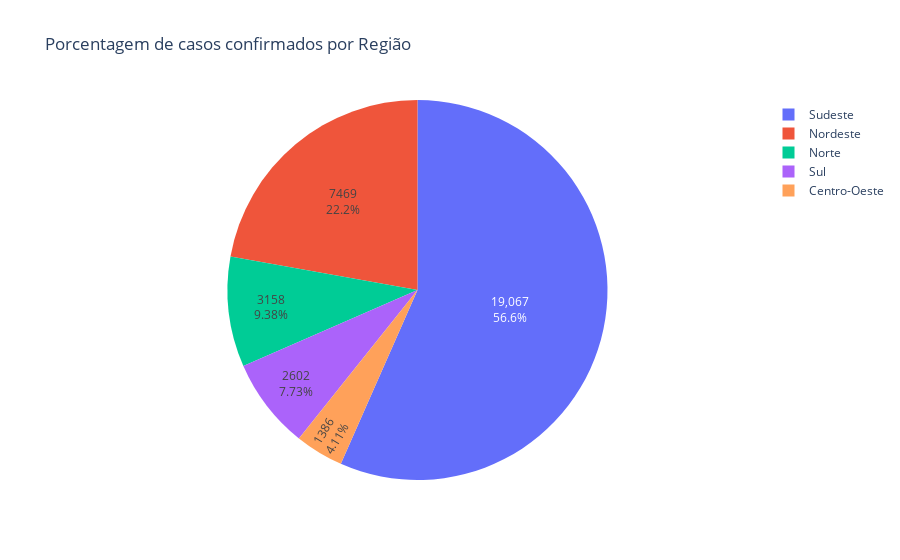

Here is the notebook cell this chart was saved with:
### Code cell
trace = go.Pie(labels = list(dados.regiao),
               values = list(dados.casosNovos),
               textinfo='percent+value'
              )

# Armazenando gráfico em uma lista:
casos = [trace]

# Criando Layout:
layout = go.Layout(title='Porcentagem de casos confirmados por Região')

# Criando figura que será exibida:
fig3 = go.Figure(data=casos, layout=layout)

py.iplot(fig3)
plotly.offline.plot(fig3, filename='HTML/PercentualAcumuladoRegiaoDia.html', auto_open=False)

### Figure 1 — Plotly figure (JSON) as saved in the notebook; plotly's stock layout.template omitted (floating-point values rounded to 4 significant figures; data arrays with more than 128 entries replaced by an {"elided": "..."} marker saying what was removed)
{"data": [{"labels": {"elided": "2133 str values"}, "textinfo": "percent+value", "type": "pie", "values": {"elided": "2133 int values"}}], "layout": {"title": {"text": "Porcentagem de casos confirmados por Região"}}}
